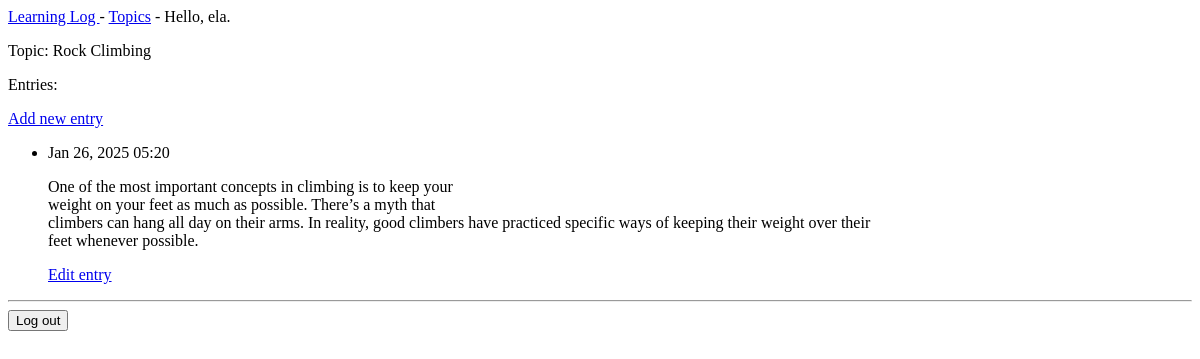
Page /topics/2/ (signed in) on the earlier database version.
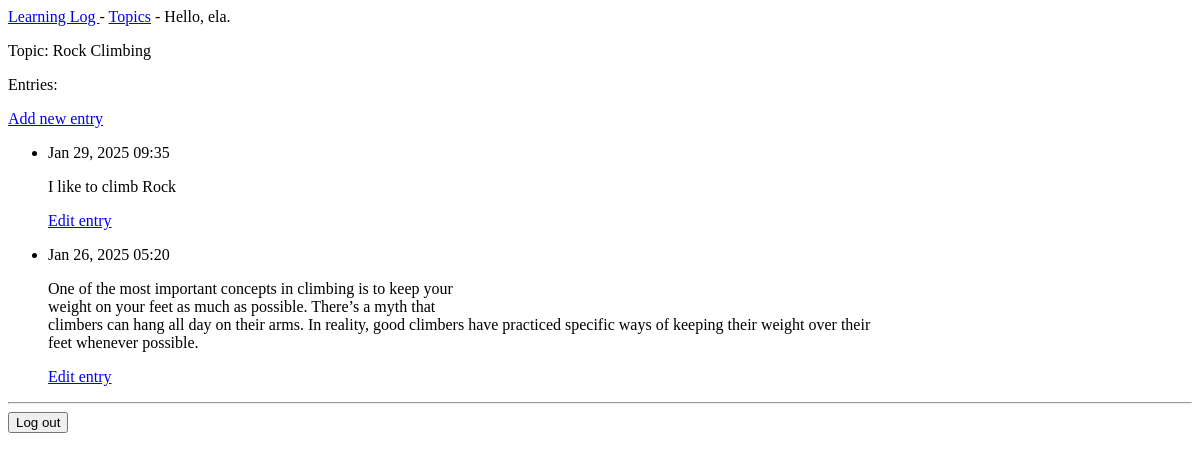
Same page on the later database version.
### learning_logs/models.py (models this page shows, shortened)
class Entry(models.Model):
    topic = models.ForeignKey(Topic, on_delete = models.CASCADE)
    text = models.TextField()
    date_added = models.DateTimeField(auto_now_add = True)
    class Meta:
        verbose_name_plural = 'entries'

### learning_logs/views.py (the view)
# urls.py: path('topics/<int:topic_id>/', views.topic, name = 'topic' ),
@login_required
def topic(request, topic_id):
    topic = Topic.objects.get(id=topic_id)
    entries= topic.entry_set.order_by('-date_added')
    context = {'topic' : topic, 'entries' : entries}
    return render(request, 'learning_logs/topic.html', context)

### learning_logs/templates/learning_logs/topic.html
{% extends 'learning_logs/base.html' %}
{% block content %}
<p>Topic: {{ topic.text }}</p>
<p>Entries:</p>
<p>
    <a href="{% url 'learning_logs:new_entry' topic.id %}">Add new entry</a>
</p>
<ul>
    {% for entry in entries %}
    <li>
        <p>{{ entry.date_added|date:'M d, Y H:i' }}</p>
        <p>{{ entry.text| linebreaks }}</p>
        <p>
            <a href="{% url 'learning_logs:edit_entry' entry.id %}">Edit entry</a>
        </p>
    </li>
    {% empty %}
    <li>There are no entries for this topic yet.</li>
    {% endfor %}
</ul>
{% endblock content %}

Differences in the rows shown:
added Entry: date_added "Jan 29, 2025 09:35", text "I like to climb Rock"
